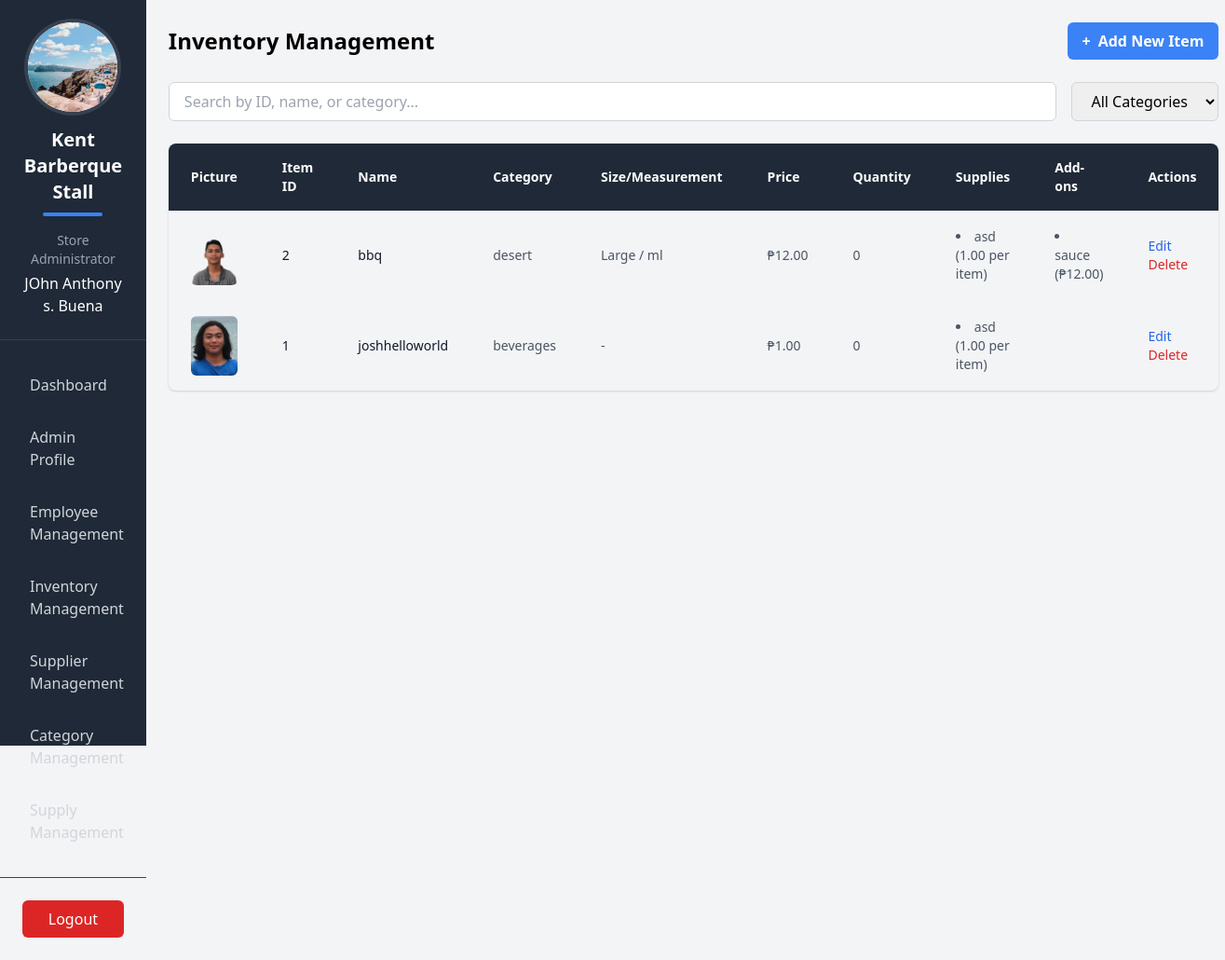
The app's page /stall-admin/inventory/ (signed in), older data.
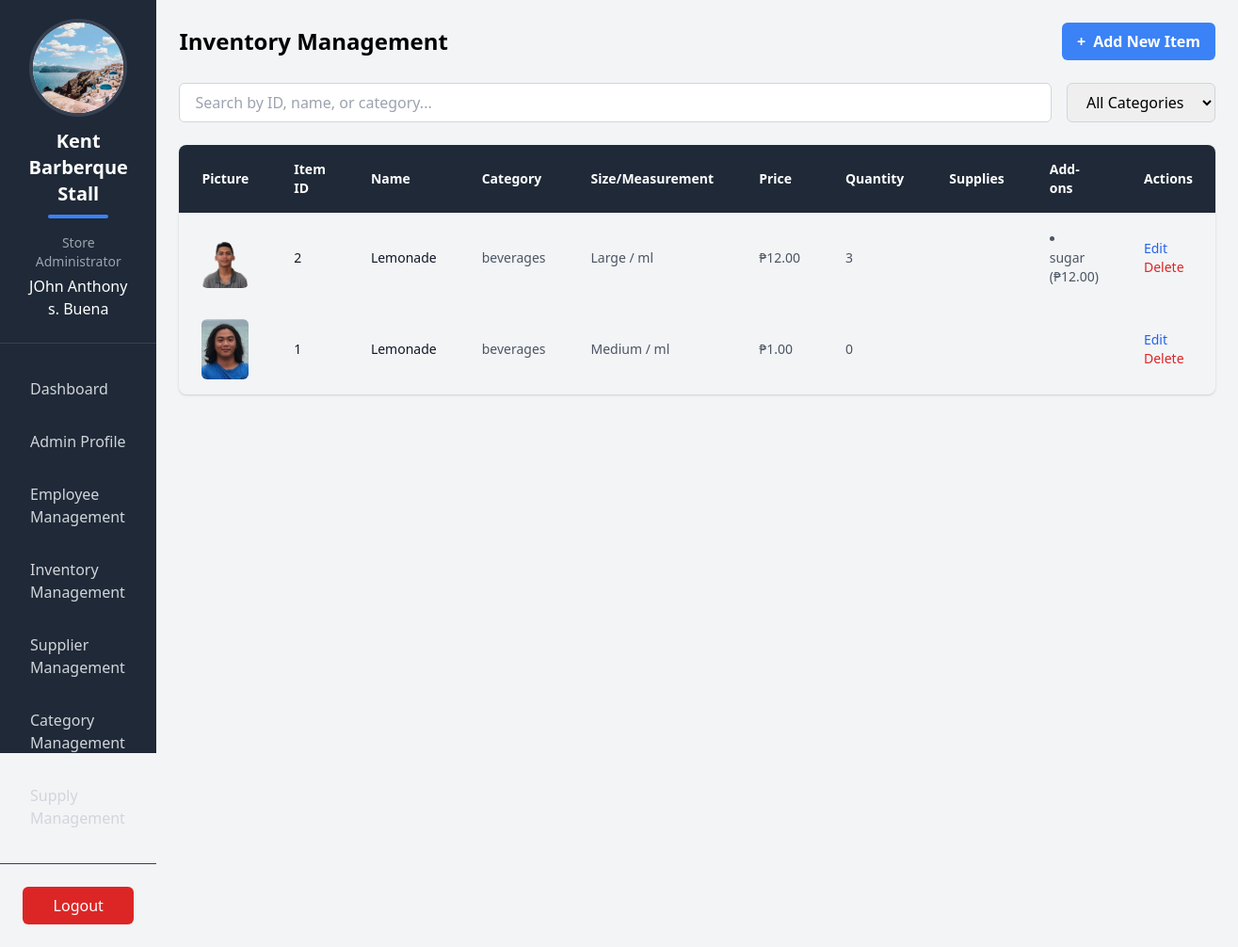
The same page, newer data.
### TriadApp/models.py (models this page shows, shortened)
class Stall(models.Model):
    store_id = models.UUIDField(default=uuid.uuid4, editable=False, unique=True)
    name = models.CharField(max_length=255)
    logo = models.ImageField(upload_to='stall_logos/')
    contact_number = models.CharField(max_length=15)
    is_active = models.BooleanField(default=True)  # Add is_active field with default value True

class AdminProfile(models.Model):
    firstname = models.CharField(max_length=50)
    middle_initial = models.CharField(max_length=1, blank=True, null=True)
    lastname = models.CharField(max_length=50)
    age = models.IntegerField()
    birthdate = models.DateField()
    address = models.TextField()
    username = models.CharField(max_length=50, unique=True)
    email = models.EmailField(max_length=254, unique=True, default='', blank=True)
    password = models.CharField(max_length=100)
    contact_number = models.CharField(max_length=15)
    stall = models.ForeignKey('Stall', on_delete=models.CASCADE, related_name="admins", to_field='store_id')

class Item(models.Model):
    item_id = models.CharField(max_length=50)
    stall = models.ForeignKey('Stall', on_delete=models.CASCADE, related_name='items')
    name = models.CharField(max_length=255)
    picture = models.ImageField(upload_to='item_images/')
    category = models.ForeignKey('Category', on_delete=models.PROTECT, related_name='items')
    size = models.CharField(max_length=50, blank=True, null=True)
    measurement = models.CharField(max_length=50, blank=True, null=True)
    price = models.DecimalField(max_digits=10, decimal_places=2)
    quantity = models.PositiveIntegerField(default=0)
    expiration_date = models.DateTimeField(null=True, blank=True)
    is_available = models.BooleanField(default=True)
    created_at = models.DateTimeField(auto_now_add=True)
    updated_at = models.DateTimeField(auto_now=True)
    supplies = models.ManyToManyField('Supply', through='ItemSupply')
    class Meta:
        ordering = ['name']
        unique_together = ['stall', 'name', 'size']

class Category(models.Model):
    stall = models.ForeignKey('Stall', on_delete=models.CASCADE, related_name='categories')
    name = models.CharField(max_length=100)
    created_at = models.DateTimeField(auto_now_add=True)
    updated_at = models.DateTimeField(auto_now=True)
    class Meta:
        verbose_name_plural = 'Categories'
        ordering = ['name']
        unique_together = ['stall', 'name']

class ItemSupply(models.Model):
    item = models.ForeignKey(Item, on_delete=models.CASCADE, related_name='item_supplies')
    supply = models.ForeignKey('Supply', on_delete=models.CASCADE, related_name='item_supplies')
    quantity_per_item = models.DecimalField(
        max_digits=10,
        decimal_places=2,
        help_text="Quantity of supply used per item"
    )
    class Meta:
        unique_together = ['item', 'supply']
        verbose_name_plural = "Item supplies"

class Supply(models.Model):
    STATUS_CHOICES = [
        ('good', 'Good'),
        ('expired', 'Expired')
    ]
    supply_id = models.CharField(max_length=50)
    name = models.CharField(max_length=255)
    description = models.CharField(max_length=50, blank=True, null=True)
    quantity = models.DecimalField(max_digits=10, decimal_places=2, default=0)
    cost = models.DecimalField(max_digits=10, decimal_places=2)
    date_added = models.DateField()
    expiration_date = models.DateField(null=True, blank=True)
    status = models.CharField(max_length=20, choices=STATUS_CHOICES, default='good')
    stall = models.ForeignKey('Stall', on_delete=models.CASCADE, related_name='supplies', to_field='store_id')
    supplier = models.ForeignKey('Supplier', on_delete=models.CASCADE, related_name='supplies')
    supplier_name = models.CharField(max_length=255, null=True, blank=True)
    created_at = models.DateTimeField(auto_now_add=True)
    updated_at = models.DateTimeField(auto_now=True)
    class Meta:
        unique_together = ['supply_id', 'stall']

class ItemAddOn(models.Model):
    item = models.ForeignKey(Item, on_delete=models.CASCADE, related_name='add_ons')
    name = models.CharField(max_length=255)
    price = models.DecimalField(max_digits=10, decimal_places=2)
    created_at = models.DateTimeField(default=timezone.now)
    updated_at = models.DateTimeField(auto_now=True)
    class Meta:
        ordering = ['name']

### TriadApp/stall_admins.py (the view)
# urls.py: path('stall-admin/inventory/', stall_admins.manage_inventory, name='manage_inventory'),
@admin_required
def manage_inventory(request):
    try:
        admin = AdminProfile.objects.get(id=request.session.get('admin_id'))
        valid_supplies = Supply.objects.filter(
            stall=admin.stall,
            status='good'  # Only get supplies with 'good' status
        )
        items = Item.objects.filter(stall=admin.stall).prefetch_related(
            Prefetch('item_supplies',
                    queryset=ItemSupply.objects.filter(
                        supply__status='good'  # Only include non-expired supplies
                    ).select_related('supply')
            )
        )
        search_query = request.GET.get('search', '').strip()
        if search_query:
            items = items.filter(
                Q(item_id__icontains=search_query) |
                Q(name__icontains=search_query) |
                Q(category__name__icontains=search_query)
            )
        category_filter = request.GET.get('category', '').strip()
        if category_filter:
            items = items.filter(category__name=category_filter)
        categories = Category.objects.filter(stall=admin.stall)
        return render(request, 'TriadApp/admin/inventory_management.html', {
            'items': items,
            'categories': categories,
            'supplies': valid_supplies,  # Only pass non-expired supplies
            'admin': admin,
            'stall': admin.stall,
            'search_query': search_query,
            'category_filter': category_filter
        })
    except AdminProfile.DoesNotExist:
        return redirect('login')

### TriadApp/templates/TriadApp/admin/inventory_management.html (shortened to what this page needs)
{% extends 'TriadApp/admin/admin.html' %}
{% block content %}
<div class="flex-1 p-6 h-screen">
    <div class="w-full mx-auto h-full flex flex-col">
        <div class="flex justify-between items-center mb-6">
            <h2 class="text-2xl font-bold">Inventory Management</h2>
            <button onclick="openAddModal()"
                    class="bg-blue-500 hover:bg-blue-600 text-white font-semibold py-2 px-4 rounded-md flex items-center gap-2">
                <span>+</span> Add New Item
            </button>
        </div>
        <div class="mb-6">
            <div class="flex gap-4">
                <div class="flex-1">
                    <input type="text"
                           id="searchInput"
                           placeholder="Search by ID, name, or category..."
                           class="w-full px-4 py-2 border border-gray-300 rounded-md focus:outline-none focus:ring-1 focus:ring-blue-500">
                </div>
                <select id="categoryFilter"
                        class="px-4 py-2 border border-gray-300 rounded-md focus:outline-none focus:ring-1 focus:ring-blue-500">
                    <option value="">All Categories</option>
                </select>
            </div>
        </div>
        <div class="bg-white/80 rounded-lg overflow-hidden shadow">
            <table class="min-w-full">
                <thead>
                    <tr class="bg-gray-800 text-white">
                        <th class="px-6 py-4 text-left text-sm font-semibold">Picture</th>
                        <th class="px-6 py-4 text-left text-sm font-semibold">Item ID</th>
                        <th class="px-6 py-4 text-left text-sm font-semibold">Name</th>
                        <th class="px-6 py-4 text-left text-sm font-semibold">Category</th>
                        <th class="px-6 py-4 text-left text-sm font-semibold">Size/Measurement</th>
                        <th class="px-6 py-4 text-left text-sm font-semibold">Price</th>
                        <th class="px-6 py-4 text-left text-sm font-semibold">Quantity</th>
                        <th class="px-6 py-4 text-left text-sm font-semibold">Supplies</th>
                        <th class="px-6 py-4 text-left text-sm font-semibold">Add-ons</th>
                        <th class="px-6 py-4 text-left text-sm font-semibold">Actions</th>
                    </tr>
                </thead>
                <tbody class="divide-y divide-gray-100">
                    {% for item in items %}
                    <tr class="hover:bg-gray-50">
                        <td class="px-6 py-4 text-sm">
                            {% if item.picture %}
                                <img src="{{ item.picture.url }}" alt="{{ item.name }}" class="w-16 h-16 object-cover rounded-md">
                            {% else %}
                                <div class="w-16 h-16 bg-gray-200 rounded-md flex items-center justify-center">
                                    <span class="text-gray-400">No image</span>
                                </div>
                            {% endif %}
                        </td>
                        <td class="px-6 py-4 text-sm text-gray-900">{{ item.item_id }}</td>
                        <td class="px-6 py-4 text-sm text-gray-900">{{ item.name }}</td>
                        <td class="px-6 py-4 text-sm text-gray-600">{{ item.category.name }}</td>
                        <td class="px-6 py-4 text-sm text-gray-600">
                            {% if item.size or item.measurement %}
                                {{ item.size|default:'' }}{% if item.size and item.measurement %} / {% endif %}{{ item.measurement|default:'' }}
                            {% else %}
                                -
                            {% endif %}
                        </td>
                        <td class="px-6 py-4 text-sm text-gray-600">₱{{ item.price }}</td>
                        <td class="px-6 py-4 text-sm text-gray-600">{{ item.quantity }}</td>
                        <td class="px-6 py-4 text-sm text-gray-600">
                            <ul class="list-disc list-inside">
                                {% for item_supply in item.item_supplies.all %}
                                    <li>{{ item_supply.supply.name }} ({{ item_supply.quantity_per_item }} per item)</li>
                                {% endfor %}
                            </ul>
                        </td>
                        <td class="px-6 py-4 text-sm text-gray-600">
                            <ul class="list-disc list-inside">
                                {% for addon in item.add_ons.all %}
                                    <li>{{ addon.name }} (₱{{ addon.price }})</li>
                                {% endfor %}
                            </ul>
                        </td>
                        <td class="px-6 py-4 text-sm">
                            <button onclick="openEditModal('{{ item.id }}')"
                                    class="text-blue-600 hover:text-blue-700 font-medium mr-3">
                                Edit
                            </button>
                            <button onclick="confirmDelete('{{ item.id }}', '{{ item.name|escapejs }}')"
                                    class="text-red-600 hover:text-red-700 font-medium">
                                Delete
                            </button>
                        </td>
                    </tr>
                    {% empty %}
                    <tr>
                        <td colspan="10" class="px-6 py-4 text-center text-sm text-gray-500">
                            No items found.
                        </td>
                    </tr>
                    {% endfor %}
                </tbody>
            </table>
        </div>
    </div>
</div>
{% endblock %}

### TriadApp/templates/TriadApp/admin/admin.html (shortened to what this page needs)
<!DOCTYPE html>
<html lang="en">
<head>
    <link href="https://cdn.jsdelivr.net/npm/tailwindcss@2.2.16/dist/tailwind.min.css" rel="stylesheet">
</head>
<body class="bg-gray-100">
    <div class="flex">
        <div class="w-64 h-screen bg-gray-800 text-white flex flex-col">
            <div class="p-6 border-b border-gray-700">
                <div class="flex justify-center mb-4">
                    <div class="w-24 h-24 rounded-full overflow-hidden bg-white ring-4 ring-gray-700">
                        {% if stall.logo %}
                            <img src="{{ stall.logo.url }}" alt="{{ stall.name }} Logo" class="w-full h-full object-cover">
                        {% else %}
                            <div class="w-full h-full flex items-center justify-center bg-gray-200">
                                <span class="text-gray-600 text-3xl font-bold">{{ stall.name|slice:":1" }}</span>
                            </div>
                        {% endif %}
                    </div>
                </div>
                <div class="text-center mb-4">
                    <h1 class="text-xl font-bold text-white">{{ stall.name }}</h1>
                    <div class="w-16 h-1 bg-blue-500 mx-auto mt-2 rounded-full"></div>
                </div>
                <div class="text-center">
                    <p class="text-gray-400 text-sm mb-1">Store Administrator</p>
                    <p class="text-white font-medium">
                        {{ admin.firstname }}
                        {% if admin.middle_initial %}
                            {{ admin.middle_initial }}.
                        {% endif %}
                        {{ admin.lastname }}
                    </p>
                </div>
            </div>
            <nav class="flex-1 py-6">
                <ul class="space-y-2">
                    <li>
                        <a href="{% url 'admin_dashboard' %}"
                           class="flex items-center px-6 py-3 text-gray-300 hover:bg-gray-700 hover:text-white transition-colors duration-200">
                            <span class="ml-2">Dashboard</span>
                        </a>
                    </li>
                    <li>
                        <a href="{% url 'admin_profile' %}"
                           class="flex items-center px-6 py-3 text-gray-300 hover:bg-gray-700 hover:text-white transition-colors duration-200">
                            <span class="ml-2">Admin Profile</span>
                        </a>
                    </li>
                    <li>
                        <a href="{% url 'add_employee' %}"
                           class="flex items-center px-6 py-3 text-gray-300 hover:bg-gray-700 hover:text-white transition-colors duration-200">
                            <span class="ml-2">Employee Management</span>
                        </a>
                    </li>
                    <li>
                        <a href="{% url 'manage_inventory' %}"
                           class="flex items-center px-6 py-3 text-gray-300 hover:bg-gray-700 hover:text-white transition-colors duration-200">
                            <span class="ml-2">Inventory Management</span>
                        </a>
                    </li>
                    <li>
                        <a href="{% url 'manage_suppliers' %}"
                           class="flex items-center px-6 py-3 text-gray-300 hover:bg-gray-700 hover:text-white transition-colors duration-200">
                            <span class="ml-2">Supplier Management</span>
                        </a>
                    </li>
                        <a href="{% url 'manage_categories' %}"
                           class="flex items-center px-6 py-3 text-gray-300 hover:bg-gray-700 hover:text-white transition-colors duration-200">
                            <span class="ml-2">Category Management</span>
                        </a>
                    <li>
                        <a href="{% url 'manage_supplies' %}"
                           class="flex items-center px-6 py-3 text-gray-300 hover:bg-gray-700 hover:text-white transition-colors duration-200">
                            <span class="ml-2">Supply Management</span>
                        </a>
                    </li>
                </ul>
            </nav>
            <div class="p-6 border-t border-gray-700">
                <a href="{% url 'logout' %}"
                   class="flex items-center justify-center px-4 py-2 bg-red-600 text-white rounded-md hover:bg-red-700 transition-colors duration-200">
                    <span>Logout</span>
                </a>
            </div>
        </div>
        <div class="flex-1 min-h-screen">
            {% block content %}{% endblock %}
        </div>
    </div>
</body>
</html>

Row changes from the older to the newer data that the page shows:
removed ItemSupply: supply.name "asd", quantity_per_item "1.00", shown under Item "Large"
removed ItemAddOn: name "sauce", price "12.00", shown under Item "Large"
removed ItemSupply: supply.name "asd", quantity_per_item "1.00", shown under Item "1"
changed Item "Large": name "bbq" → "Lemonade"; category.name "desert" → "beverages"; quantity "0" → "3"
added ItemAddOn: name "sugar", price "12.00", shown under Item "Large"
changed Item: name "joshhelloworld" → "Lemonade"; size (not shown) → "Medium"; measurement (not shown) → "ml"; size "-" → "/"
